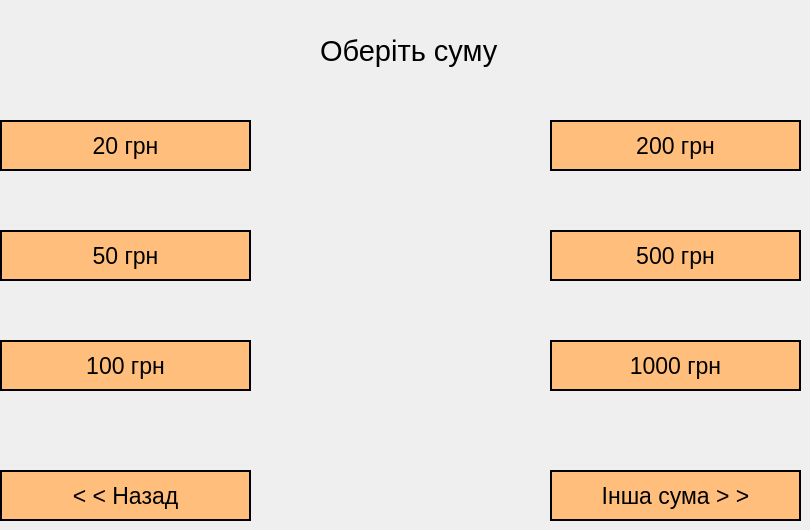
    <widget class="QWidget" name="page5_SumSelec">
     <widget class="QLabel" name="label_page5">
      <property name="geometry">
       <rect>
        <x>320</x>
        <y>30</y>
        <width>181</width>
        <height>41</height>
       </rect>
      </property>
      <property name="font">
       <font>
        <family>Arial</family>
        <pointsize>22</pointsize>
       </font>
      </property>
      <property name="styleSheet">
       <string notr="true">color: rgb(0, 0, 0);</string>
      </property>
      <property name="text">
       <string>Оберіть суму</string>
      </property>
     </widget>
     <widget class="QPushButton" name="Button_20grn">
      <property name="geometry">
       <rect>
        <x>0</x>
        <y>120</y>
        <width>251</width>
        <height>51</height>
       </rect>
      </property>
      <property name="font">
       <font>
        <family>Arial</family>
        <pointsize>17</pointsize>
       </font>
      </property>
      <property name="cursor">
       <cursorShape>PointingHandCursor</cursorShape>
      </property>
      <property name="styleSheet">
       <string notr="true">color: rgb(0, 0, 0);
background-color: rgb(255, 190, 123);
border-style: solid;
border-width: 2px;
border-color: rgb(0, 0, 0);

</string>
      </property>
      <property name="text">
       <string>20 грн</string>
      </property>
     </widget>
     <widget class="QPushButton" name="Button_50grn">
      <property name="geometry">
       <rect>
        <x>0</x>
        <y>230</y>
        <width>251</width>
        <height>51</height>
       </rect>
      </property>
      <property name="font">
       <font>
        <family>Arial</family>
        <pointsize>17</pointsize>
       </font>
      </property>
      <property name="cursor">
       <cursorShape>PointingHandCursor</cursorShape>
      </property>
      <property name="styleSheet">
       <string notr="true">color: rgb(0, 0, 0);
background-color: rgb(255, 190, 123);
border-style: solid;
border-width: 2px;
border-color: rgb(0, 0, 0);

</string>
      </property>
      <property name="text">
       <string>50 грн</string>
      </property>
     </widget>
     <widget class="QPushButton" name="Button_100grn">
      <property name="geometry">
       <rect>
        <x>0</x>
        <y>340</y>
        <width>251</width>
        <height>51</height>
       </rect>
      </property>
      <property name="font">
       <font>
        <family>Arial</family>
        <pointsize>17</pointsize>
       </font>
      </property>
      <property name="cursor">
       <cursorShape>PointingHandCursor</cursorShape>
      </property>
      <property name="styleSheet">
       <string notr="true">color: rgb(0, 0, 0);
background-color: rgb(255, 190, 123);
border-style: solid;
border-width: 2px;
border-color: rgb(0, 0, 0);

</string>
      </property>
      <property name="text">
       <string>100 грн</string>
      </property>
     </widget>
     <widget class="QPushButton" name="Button_200grn">
      <property name="geometry">
       <rect>
        <x>550</x>
        <y>120</y>
        <width>251</width>
        <height>51</height>
       </rect>
      </property>
      <property name="font">
       <font>
        <family>Arial</family>
        <pointsize>17</pointsize>
       </font>
      </property>
      <property name="cursor">
       <cursorShape>PointingHandCursor</cursorShape>
      </property>
      <property name="styleSheet">
       <string notr="true">color: rgb(0, 0, 0);
background-color: rgb(255, 190, 123);
border-style: solid;
border-width: 2px;
border-color: rgb(0, 0, 0);

</string>
      </property>
      <property name="text">
       <string>200 грн</string>
      </property>
     </widget>
     <widget class="QPushButton" name="Button_500grn">
      <property name="geometry">
       <rect>
        <x>550</x>
        <y>230</y>
        <width>251</width>
        <height>51</height>
       </rect>
      </property>
      <property name="font">
       <font>
        <family>Arial</family>
        <pointsize>17</pointsize>
       </font>
      </property>
      <property name="cursor">
       <cursorShape>PointingHandCursor</cursorShape>
      </property>
      <property name="styleSheet">
       <string notr="true">color: rgb(0, 0, 0);
background-color: rgb(255, 190, 123);
border-style: solid;
border-width: 2px;
border-color: rgb(0, 0, 0);

</string>
      </property>
      <property name="text">
       <string>500 грн</string>
      </property>
     </widget>
     <widget class="QPushButton" name="Button_1000grn">
      <property name="geometry">
       <rect>
        <x>550</x>
        <y>340</y>
        <width>251</width>
        <height>51</height>
       </rect>
      </property>
      <property name="font">
       <font>
        <family>Arial</family>
        <pointsize>17</pointsize>
       </font>
      </property>
      <property name="cursor">
       <cursorShape>PointingHandCursor</cursorShape>
      </property>
      <property name="styleSheet">
       <string notr="true">color: rgb(0, 0, 0);
background-color: rgb(255, 190, 123);
border-style: solid;
border-width: 2px;
border-color: rgb(0, 0, 0);

</string>
      </property>
      <property name="text">
       <string>1000 грн</string>
      </property>
     </widget>
     <widget class="QPushButton" name="backButton_page5">
      <property name="enabled">
       <bool>true</bool>
      </property>
      <property name="geometry">
       <rect>
        <x>0</x>
        <y>470</y>
        <width>251</width>
        <height>51</height>
       </rect>
      </property>
      <property name="font">
       <font>
        <family>Arial</family>
        <pointsize>17</pointsize>
       </font>
      </property>
      <property name="cursor">
       <cursorShape>PointingHandCursor</cursorShape>
      </property>
      <property name="styleSheet">
       <string notr="true">color: rgb(0, 0, 0);
background-color: rgb(255, 190, 123);
border-style: solid;
border-width: 2px;
border-color: rgb(0, 0, 0);

</string>
      </property>
      <property name="text">
       <string>&lt; &lt; Назад</string>
      </property>
     </widget>
     <widget class="QPushButton" name="Button_AnySum">
      <property name="geometry">
       <rect>
        <x>550</x>
        <y>470</y>
        <width>251</width>
        <height>51</height>
       </rect>
      </property>
      <property name="font">
       <font>
        <family>Arial</family>
        <pointsize>17</pointsize>
       </font>
      </property>
      <property name="styleSheet">
       <string notr="true">color: rgb(0, 0, 0);
background-color: rgb(255, 190, 123);
border-style: solid;
border-width: 2px;
border-color: rgb(0, 0, 0);

</string>
      </property>
      <property name="text">
       <string>Інша сума &gt; &gt;</string>
      </property>
     </widget>
     <widget class="QLabel" name="page5_Logo">
      <property name="geometry">
       <rect>
        <x>360</x>
        <y>240</y>
        <width>90</width>
        <height>95</height>
       </rect>
      </property>
      <property name="text">
       <string/>
      </property>
      <property name="pixmap">
       <pixmap resource="resource.qrc">:/imgs/img/bagel_90x95.png</pixmap>
      </property>
     </widget>
    </widget>
